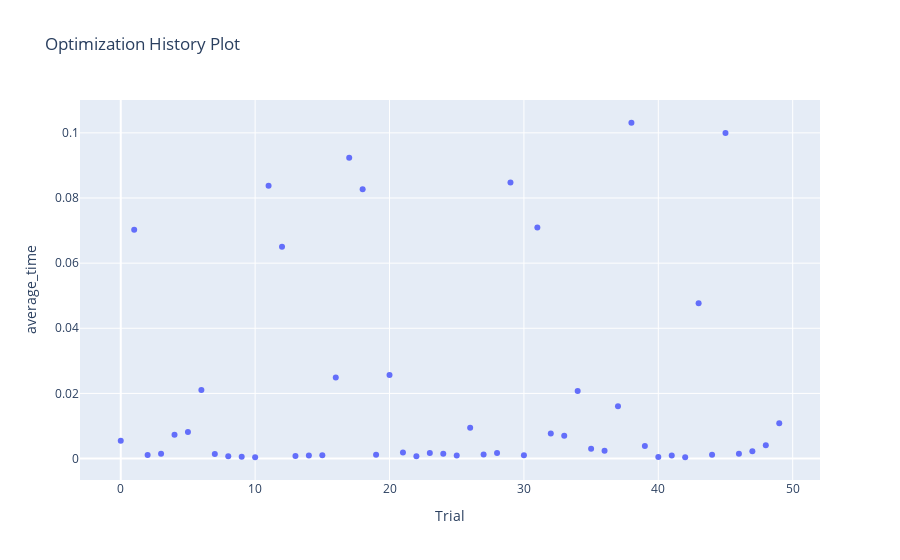

The notebook cell saved with this chart:
### Code cell
plot_optimization_history(hypercube_study, target = lambda t: t.values[1], target_name = 'average_time')

### Figure 1 — Plotly figure (JSON) as saved in the notebook; plotly's stock layout.template omitted (floating-point values rounded to 4 significant figures)
{"data": [{"mode": "markers", "name": "average_time", "type": "scatter", "x": [0, 1, 2, 3, 4, 5, 6, 7, 8, 9, 10, 11, 12, 13, 14, 15, 16, 17, 18, 19, 20, 21, 22, 23, 24, 25, 26, 27, 28, 29, 30, 31, 32, 33, 34, 35, 36, 37, 38, 39, 40, 41, 42, 43, 44, 45, 46, 47, 48, 49], "y": [0.005467, 0.07023, 0.001113, 0.001461, 0.007284, 0.008184, 0.02107, 0.001376, 0.0007258, 0.0005749, 0.0004404, 0.08373, 0.06502, 0.0007619, 0.0009214, 0.001026, 0.02489, 0.09235, 0.08267, 0.001161, 0.02564, 0.001878, 0.0006953, 0.001724, 0.001493, 0.0009441, 0.009424, 0.001237, 0.001726, 0.08478, 0.001002, 0.07096, 0.007686, 0.006983, 0.02078, 0.003041, 0.002436, 0.01605, 0.1031, 0.003862, 0.0004785, 0.0009278, 0.0004029, 0.04768, 0.00119, 0.09995, 0.001449, 0.002261, 0.004064, 0.01086]}, {"marker": {"color": "#cccccc"}, "mode": "markers", "name": "Infeasible Trial", "showlegend": false, "type": "scatter", "x": [], "y": []}], "layout": {"title": {"text": "Optimization History Plot"}, "xaxis": {"title": {"text": "Trial"}}, "yaxis": {"title": {"text": "average_time"}}}}
